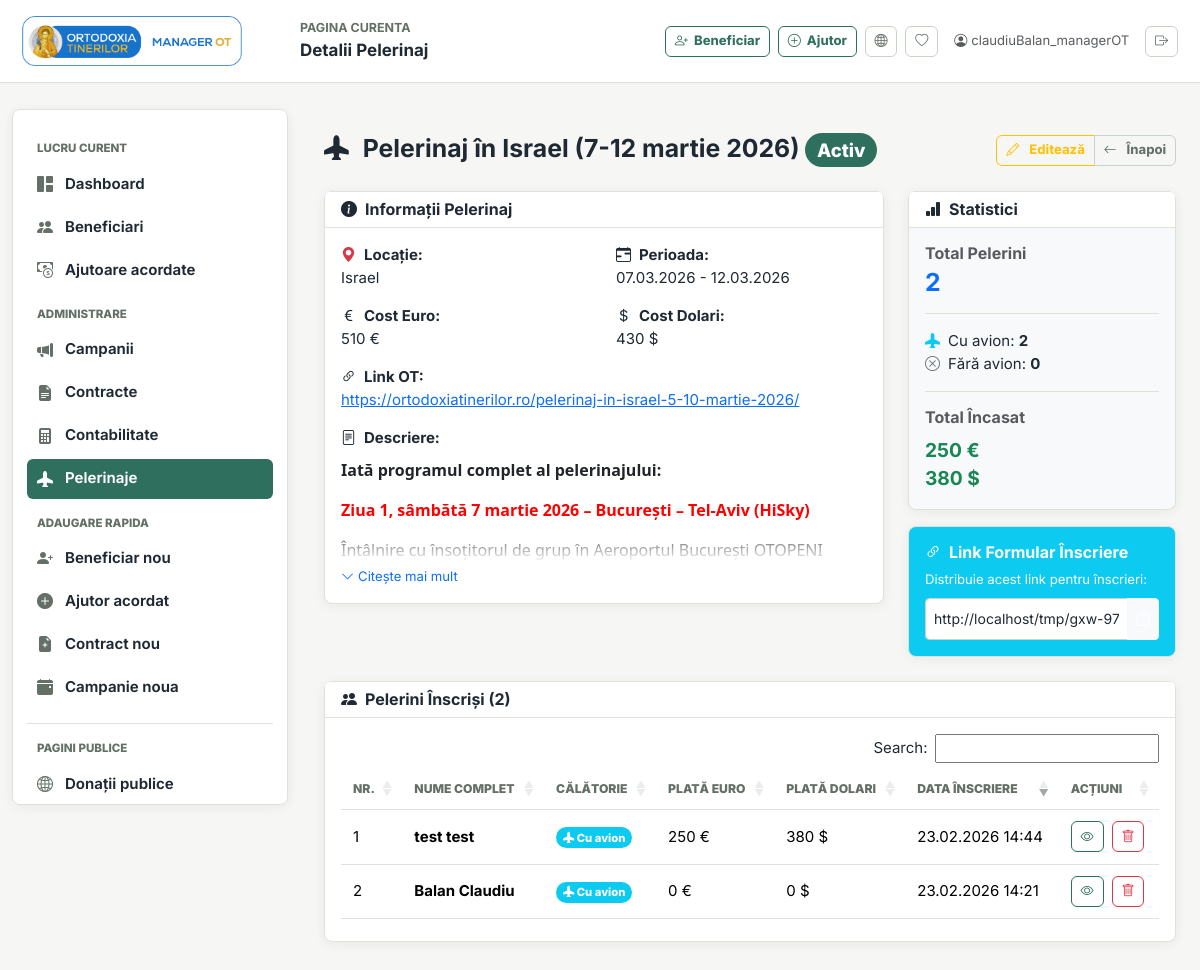
The app's page /pelerinaje/pelerinaj.php?id=1 (signed in) with its own data.
### tables this page shows
CREATE TABLE `pelerinaje` (
  `id` int(11) NOT NULL AUTO_INCREMENT,
  `denumire` varchar(255) NOT NULL,
  `locatie` varchar(255) NOT NULL,
  `zi_start` date NOT NULL,
  `zi_sfarsit` date NOT NULL,
  `descriere` text DEFAULT NULL,
  `link_ot` varchar(500) DEFAULT NULL,
  `cost_euro` decimal(10,2) DEFAULT 0.00,
  `cost_dolari` decimal(10,2) DEFAULT 0.00,
  `status` enum('activ','finalizat','anulat') NOT NULL DEFAULT 'activ',
  `data_adaugare` timestamp NOT NULL DEFAULT current_timestamp(),
  PRIMARY KEY (`id`)
);

CREATE TABLE `pelerini` (
  `id` int(11) NOT NULL AUTO_INCREMENT,
  `pelerinaj_id` int(11) NOT NULL,
  `nume` varchar(100) NOT NULL,
  `prenume` varchar(100) NOT NULL,
  `nume_mama` varchar(100) DEFAULT NULL,
  `prenume_mama` varchar(100) DEFAULT NULL,
  `nume_tata` varchar(100) DEFAULT NULL,
  `prenume_tata` varchar(100) DEFAULT NULL,
  `data_nasterii` date NOT NULL,
  `telefon` varchar(20) NOT NULL,
  `email` varchar(150) DEFAULT NULL,
  `tara_domiciliu` varchar(100) DEFAULT NULL,
  `oras_domiciliu` varchar(100) DEFAULT NULL,
  `ocupatie` varchar(150) DEFAULT NULL,
  `nume_angajator` varchar(150) DEFAULT NULL,
  `telefon_angajator` varchar(20) DEFAULT NULL,
  `ultima_vizita_israel` int(4) DEFAULT NULL,
  `aplicat_viza` enum('Da','Nu') DEFAULT 'Nu',
  `stare_civila` enum('casatorit','necasatorit','divortat','vaduv') DEFAULT NULL,
  `upload_pasaport` varchar(500) DEFAULT NULL,
  `plata_dolari` decimal(10,2) DEFAULT 0.00,
  `plata_euro` decimal(10,2) DEFAULT 0.00,
  `cu_sau_fara_avion` enum('cu avion','fara avion') DEFAULT 'cu avion',
  `afectiuni_medicale` text DEFAULT NULL,
  `telefon_persoana_apropiata` varchar(20) DEFAULT NULL,
  `data_inscriere` timestamp NOT NULL DEFAULT current_timestamp(),
  PRIMARY KEY (`id`),
  KEY `pelerinaj_id` (`pelerinaj_id`),
  CONSTRAINT `fk_pelerinaj` FOREIGN KEY (`pelerinaj_id`) REFERENCES `pelerinaje` (`id`) ON DELETE CASCADE
);

### pelerinaje/pelerinaj.php (the view, shortened to what this page needs)
<?php
include "../includes/header.php";
$pelerinaj_id = intval($_GET['id']);
$query_pelerinaj = "SELECT * FROM pelerinaje WHERE id = ?";
$stmt = $conn->prepare($query_pelerinaj);
$stmt->bind_param("i", $pelerinaj_id);
$stmt->execute();
$result_pelerinaj = $stmt->get_result();
$pelerinaj = $result_pelerinaj->fetch_assoc();
$query_pelerini = "SELECT * FROM pelerini WHERE pelerinaj_id = ? ORDER BY data_inscriere DESC";
$stmt_pelerini = $conn->prepare($query_pelerini);
$stmt_pelerini->bind_param("i", $pelerinaj_id);
$stmt_pelerini->execute();
$result_pelerini = $stmt_pelerini->get_result();
$total_pelerini = $result_pelerini->num_rows;
$total_cu_avion = 0;
$total_fara_avion = 0;
$total_euro = 0;
$total_dolari = 0;
$pelerini_array = [];
while($pelerin = $result_pelerini->fetch_assoc()) {
    $pelerini_array[] = $pelerin;
    if($pelerin['cu_sau_fara_avion'] == 'cu avion') {
        $total_cu_avion++;
    } else {
        $total_fara_avion++;
    }
    $total_euro += $pelerin['plata_euro'];
    $total_dolari += $pelerin['plata_dolari'];
}
$status_badge = '';
switch($pelerinaj['status']) {
    case 'activ':
        $status_badge = '<span class="badge bg-success">Activ</span>';
        break;
}
?>
<div class="container">
    <div class="row">
        <div class="col-md-3 d-none d-md-block">
            <?php include "../includes/sidebar.php";?>
        </div>
        <div class="col-12 col-md-9">
<div class="container mt-4 mb-5">
    <div class="d-flex justify-content-between align-items-center mb-4">
        <h2 class="mb-0">
            <i class="bi bi-airplane-fill me-2"></i>
            <?php echo htmlspecialchars($pelerinaj['denumire']); ?>
            <?php echo $status_badge; ?>
        </h2>
        <div class="btn-group">
            <a href="edit_pelerinaj.php?id=<?php echo $pelerinaj_id; ?>" class="btn btn-sm btn-outline-warning">
                <i class="bi bi-pencil me-1"></i>Editează
            </a>
            <a href="pelerinaje.php" class="btn btn-sm btn-outline-secondary">
                <i class="bi bi-arrow-left me-1"></i>Înapoi
            </a>
        </div>
    </div>
    <div class="row mb-4">
        <div class="col-md-8">
            <div class="card shadow-sm mb-3">
                <div class="card-header bg-primary text-white">
                    <h5 class="mb-0"><i class="bi bi-info-circle-fill me-2"></i>Informații Pelerinaj</h5>
                </div>
                <div class="card-body">
                    <div class="row">
                        <div class="col-md-6 mb-3">
                            <strong><i class="bi bi-geo-alt-fill text-danger me-2"></i>Locație:</strong><br>
                            <?php echo htmlspecialchars($pelerinaj['locatie']); ?>
                        </div>
                        <div class="col-md-6 mb-3">
                            <strong><i class="bi bi-calendar-range me-2"></i>Perioada:</strong><br>
                            <?php echo date('d.m.Y', strtotime($pelerinaj['zi_start'])); ?> -
                            <?php echo date('d.m.Y', strtotime($pelerinaj['zi_sfarsit'])); ?>
                        </div>
                    </div>
                    <div class="row">
                        <div class="col-md-6 mb-3">
                            <strong><i class="bi bi-currency-euro me-2"></i>Cost Euro:</strong><br>
                            <?php echo number_format($pelerinaj['cost_euro'], 0, ',', '.'); ?> €
                        </div>
                        <div class="col-md-6 mb-3">
                            <strong><i class="bi bi-currency-dollar me-2"></i>Cost Dolari:</strong><br>
                            <?php echo number_format($pelerinaj['cost_dolari'], 0, ',', '.'); ?> $
                        </div>
                    </div>
                    <?php if(!empty($pelerinaj['link_ot'])): ?>
                    <div class="mb-3">
                        <strong><i class="bi bi-link-45deg me-2"></i>Link OT:</strong><br>
                        <a href="<?php echo htmlspecialchars($pelerinaj['link_ot']); ?>" target="_blank" class="text-primary">
                            <?php echo htmlspecialchars($pelerinaj['link_ot']); ?>
                        </a>
                    </div>
                    <?php endif; ?>
                    <?php if(!empty($pelerinaj['descriere'])):
                        $words = str_word_count(strip_tags($pelerinaj['descriere']));
                        $needs_toggle = $words > 50;
                    ?>
                    <div class="mb-0">
                        <strong><i class="bi bi-file-text me-2"></i>Descriere:</strong>
                        <div class="mt-2 descriere-wrap">
                            <div id="descriereScurta" <?php if($needs_toggle): ?>class="descriere-collapsed"<?php endif; ?>>
                                <?php echo $pelerinaj['descriere']; ?>
                            </div>
                            <?php if($needs_toggle): ?>
                            <a href="#" class="descriere-toggle small" onclick="toggleDescriere(this); return false;">
                                <i class="bi bi-chevron-down me-1"></i>Citește mai mult
                            </a>
                            <?php endif; ?>
                        </div>
                    </div>
                    <?php endif; ?>
                </div>
            </div>
        </div>
        <div class="col-md-4">
            <div class="card shadow-sm mb-3 bg-light">
                <div class="card-header bg-success text-white">
                    <h5 class="mb-0"><i class="bi bi-bar-chart-fill me-2"></i>Statistici</h5>
                </div>
                <div class="card-body">
                    <div class="mb-3">
                        <h6 class="text-muted mb-1">Total Pelerini</h6>
                        <h2 class="mb-0 text-primary"><?php echo $total_pelerini; ?></h2>
                    </div>
                    <hr>
                    <div class="mb-3">
                        <i class="bi bi-airplane-fill text-info me-2"></i>Cu avion: <strong><?php echo $total_cu_avion; ?></strong><br>
                        <i class="bi bi-x-circle text-secondary me-2"></i>Fără avion: <strong><?php echo $total_fara_avion; ?></strong>
                    </div>
                    <hr>
                    <div class="mb-0">
                        <h6 class="text-muted mb-2">Total Încasat</h6>
                        <div class="text-success">
                            <strong style="font-size: 1.2rem;"><?php echo number_format($total_euro, 0, ',', '.'); ?> €</strong><br>
                            <strong style="font-size: 1.2rem;"><?php echo number_format($total_dolari, 0, ',', '.'); ?> $</strong>
                        </div>
                    </div>
                </div>
            </div>
            <?php if($pelerinaj['status'] == 'activ'): ?>
            <div class="card shadow-sm bg-info text-white">
                <div class="card-body">
                    <h6 class="card-title"><i class="bi bi-link-45deg me-2"></i>Link Formular Înscriere</h6>
                    <p class="card-text small mb-2">Distribuie acest link pentru înscrieri:</p>
                    <div class="input-group input-group-sm">
                        <input type="text" class="form-control" id="linkFormular"
                               value="<?php echo BASE_URL; ?>pelerinaje/formular_pelerin.php?pelerinaj=<?php echo $pelerinaj_id; ?>" readonly>
                        <button class="btn btn-light" type="button" onclick="copyLink()">
                            <i class="bi bi-clipboard"></i>
                        </button>
                    </div>
                </div>
            </div>
            <?php endif; ?>
        </div>
    </div>
    <div class="card shadow-sm">
        <div class="card-header bg-white">
            <h5 class="mb-0"><i class="bi bi-people-fill me-2"></i>Pelerini Înscriși (<?php echo $total_pelerini; ?>)</h5>
        </div>
        <div class="card-body">
            <?php if($total_pelerini == 0): ?>
                <div class="alert alert-info mb-0">
                    <i class="bi bi-info-circle me-2"></i>
                    Nu există pelerini înscriși încă.
                </div>
            <?php else: ?>
                <div class="table-responsive">
                    <table class="table table-hover" id="tabelPelerini">
                        <thead>
                            <tr>
                                <th>Nr.</th>
                                <th>Nume Complet</th>
                                <th>Călătorie</th>
                                <th>Plată Euro</th>
                                <th>Plată Dolari</th>
                                <th>Data Înscriere</th>
                                <th>Acțiuni</th>
                            </tr>
                        </thead>
                        <tbody>
                            <?php
                            $nr = 1;
                            foreach($pelerini_array as $pelerin):
                            $pelerin_url = 'pelerin.php?id=' . $pelerin['id'] . '&nume=' . urlencode($pelerin['nume']) . '&prenume=' . urlencode($pelerin['prenume']);
                            ?>
                            <tr style="cursor:pointer;" onclick="window.location='<?php echo $pelerin_url; ?>'">
                                <td><?php echo $nr++; ?></td>
                                <td>
                                    <strong><?php echo htmlspecialchars($pelerin['nume'] . ' ' . $pelerin['prenume']); ?></strong>
                                </td>
                                <td>
                                    <?php if($pelerin['cu_sau_fara_avion'] == 'cu avion'): ?>
                                        <span class="badge bg-info">
                                            <i class="bi bi-airplane-fill"></i> Cu avion
                                        </span>
                                    <?php else: ?>
                                        <span class="badge bg-secondary">Fără avion</span>
                                    <?php endif; ?>
                                </td>
                                <td><?php echo number_format($pelerin['plata_euro'], 0, ',', '.'); ?> €</td>
                                <td><?php echo number_format($pelerin['plata_dolari'], 0, ',', '.'); ?> $</td>
                                <td><?php echo date('d.m.Y H:i', strtotime($pelerin['data_inscriere'])); ?></td>
                                <td style="white-space:nowrap;" onclick="event.stopPropagation();">
                                    <a href="<?php echo $pelerin_url; ?>"
                                       class="btn btn-sm btn-outline-primary" title="Vezi detalii">
                                        <i class="bi bi-eye"></i>
                                    </a>
                                    <a href="delete_pelerin.php?id=<?php echo $pelerin['id']; ?>&pelerinaj_id=<?php echo $pelerinaj_id; ?>"
                                       class="btn btn-sm btn-outline-danger ms-1" title="Șterge pelerin"
                                       onclick="return confirm('Ești sigur că vrei să ștergi pelerinul <?php echo addslashes(htmlspecialchars($pelerin['nume'] . ' ' . $pelerin['prenume'])); ?>?');">
                                        <i class="bi bi-trash"></i>
                                    </a>
                                </td>
                            </tr>
                            <?php endforeach; ?>
                        </tbody>
                    </table>
                </div>
            <?php endif; ?>
        </div>
    </div>
</div>
        </div>
    </div>
</div>
<?php include "../includes/footer.php"; ?>

### records on screen
pelerinaje: denumire "Pelerinaj în Israel (7-12 martie 2026)", locatie "Israel", zi_start "07.03.2026", zi_sfarsit "12.03.2026", cost_euro "510", cost_dolari "430", link_ot "https://ortodoxiatinerilor.ro/pelerinaj-in-israel-5-10-martie-2026/", descriere "Iată programul complet al pelerinajului: Ziua 1, sâmbătă 7 martie 2026 – București – Tel-Aviv (HiSky) Întâlnire cu însoțitorul de grup în Aeroportul București OTOPENI…"
pelerini: nume+prenume "test test", cu_sau_fara_avion "cu avion" (drawn), plata_euro "250", plata_dolari "380", data_inscriere "23.02.2026 14:44"
pelerini: nume+prenume "Balan Claudiu", cu_sau_fara_avion "cu avion" (drawn), plata_euro "0", plata_dolari "0", data_inscriere "23.02.2026 14:21"

### other values on screen
$titlu_pg "Detalii Pelerinaj"
$current_user "claudiuBalan_managerOT"
$total_pelerini "2"
$total_cu_avion "2"
$total_fara_avion "0"
$total_euro "250"
$total_dolari "380"
